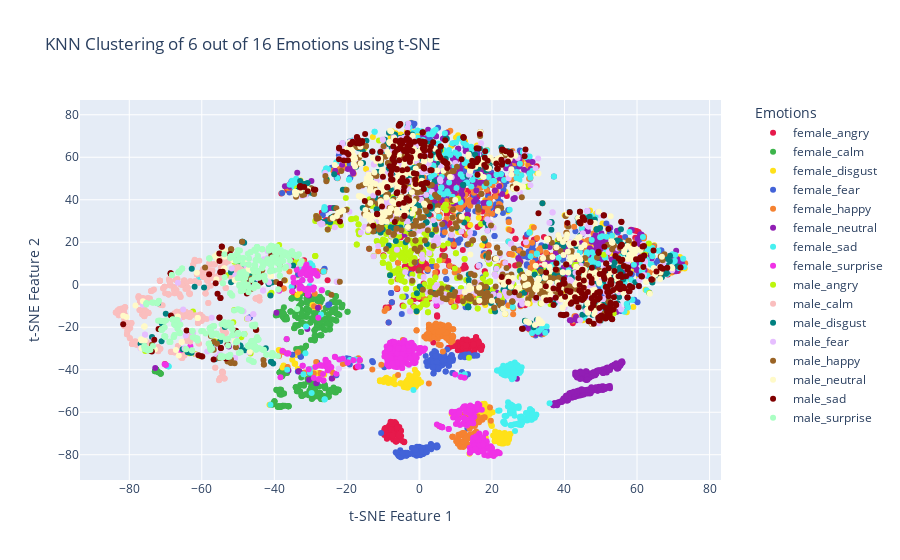

Notebook cell for this chart:
### Code cell
import plotly.graph_objects as go
import numpy as np

class_labels = [
    'female_angry', 'female_calm', 'female_disgust', 'female_fear', 
    'female_happy', 'female_neutral', 'female_sad', 'female_surprise', 
    'male_angry', 'male_calm', 'male_disgust', 'male_fear', 
    'male_happy', 'male_neutral', 'male_sad', 'male_surprise'
]

distinct_colors = [
    '#e6194b', '#3cb44b', '#ffe119', '#4363d8', '#f58231', '#911eb4', '#46f0f0', 
    '#f032e6', '#bcf60c', '#fabebe', '#008080', '#e6beff', '#9a6324', '#fffac8', 
    '#800000', '#aaffc3'
]

# Apply t-SNE to the test set to reduce dimensions to 2D for visualization
tsne = TSNE(n_components=2, random_state=42)
X_test_tsne = tsne.fit_transform(X_test_merged)

# Convert class labels from numeric to string for hover info
labels_str = np.array(class_labels)[y_pred_merged_m.astype(int)]

fig = go.Figure()

# Add traces for each unique label in 'y_pred_merged_m'
for i, color in zip(np.unique(y_pred_merged_m), distinct_colors):
    # Filter data points by current label 'i'
    tsne_filtered = X_test_tsne[y_pred_merged_m == i, :]
    hover_text = labels_str[y_pred_merged_m == i]
    
    fig.add_trace(go.Scatter(x=tsne_filtered[:, 0], y=tsne_filtered[:, 1],
                             mode='markers',
                             marker=dict(color=color),
                             name=class_labels[i],
                             text=hover_text,
                             hoverinfo='text'))

# Update layout for better visualization
fig.update_layout(title='KNN Clustering of 6 out of 16 Emotions using t-SNE',
                  xaxis_title='t-SNE Feature 1',
                  yaxis_title='t-SNE Feature 2',
                  legend_title='Emotions',
                  legend=dict(yanchor="top", y=1, xanchor="left", x=1.05))

fig.show()

### Figure 1 — Plotly figure (JSON) as saved in the notebook; plotly's stock layout.template omitted (floating-point values rounded to 4 significant figures; data arrays with more than 128 entries replaced by an {"elided": "..."} marker saying what was removed)
{"data": [{"hoverinfo": "text", "marker": {"color": "#e6194b"}, "mode": "markers", "name": "female_angry", "text": {"elided": "395 str values"}, "type": "scatter", "x": {"elided": "395 float values"}, "y": {"elided": "395 float values"}}, {"hoverinfo": "text", "marker": {"color": "#3cb44b"}, "mode": "markers", "name": "female_calm", "text": {"elided": "458 str values"}, "type": "scatter", "x": {"elided": "458 float values"}, "y": {"elided": "458 float values"}}, {"hoverinfo": "text", "marker": {"color": "#ffe119"}, "mode": "markers", "name": "female_disgust", "text": {"elided": "386 str values"}, "type": "scatter", "x": {"elided": "386 float values"}, "y": {"elided": "386 float values"}}, {"hoverinfo": "text", "marker": {"color": "#4363d8"}, "mode": "markers", "name": "female_fear", "text": {"elided": "423 str values"}, "type": "scatter", "x": {"elided": "423 float values"}, "y": {"elided": "423 float values"}}, {"hoverinfo": "text", "marker": {"color": "#f58231"}, "mode": "markers", "name": "female_happy", "text": {"elided": "393 str values"}, "type": "scatter", "x": {"elided": "393 float values"}, "y": {"elided": "393 float values"}}, {"hoverinfo": "text", "marker": {"color": "#911eb4"}, "mode": "markers", "name": "female_neutral", "text": {"elided": "513 str values"}, "type": "scatter", "x": {"elided": "513 float values"}, "y": {"elided": "513 float values"}}, {"hoverinfo": "text", "marker": {"color": "#46f0f0"}, "mode": "markers", "name": "female_sad", "text": {"elided": "421 str values"}, "type": "scatter", "x": {"elided": "421 float values"}, "y": {"elided": "421 float values"}}, {"hoverinfo": "text", "marker": {"color": "#f032e6"}, "mode": "markers", "name": "female_surprise", "text": {"elided": "445 str values"}, "type": "scatter", "x": {"elided": "445 float values"}, "y": {"elided": "445 float values"}}, {"hoverinfo": "text", "marker": {"color": "#bcf60c"}, "mode": "markers", "name": "male_angry", "text": {"elided": "430 str values"}, "type": "scatter", "x": {"elided": "430 float values"}, "y": {"elided": "430 float values"}}, {"hoverinfo": "text", "marker": {"color": "#fabebe"}, "mode": "markers", "name": "male_calm", "text": {"elided": "443 str values"}, "type": "scatter", "x": {"elided": "443 float values"}, "y": {"elided": "443 float values"}}, {"hoverinfo": "text", "marker": {"color": "#008080"}, "mode": "markers", "name": "male_disgust", "text": {"elided": "459 str values"}, "type": "scatter", "x": {"elided": "459 float values"}, "y": {"elided": "459 float values"}}, {"hoverinfo": "text", "marker": {"color": "#e6beff"}, "mode": "markers", "name": "male_fear", "text": {"elided": "414 str values"}, "type": "scatter", "x": {"elided": "414 float values"}, "y": {"elided": "414 float values"}}, {"hoverinfo": "text", "marker": {"color": "#9a6324"}, "mode": "markers", "name": "male_happy", "text": {"elided": "417 str values"}, "type": "scatter", "x": {"elided": "417 float values"}, "y": {"elided": "417 float values"}}, {"hoverinfo": "text", "marker": {"color": "#fffac8"}, "mode": "markers", "name": "male_neutral", "text": {"elided": "504 str values"}, "type": "scatter", "x": {"elided": "504 float values"}, "y": {"elided": "504 float values"}}, {"hoverinfo": "text", "marker": {"color": "#800000"}, "mode": "markers", "name": "male_sad", "text": {"elided": "431 str values"}, "type": "scatter", "x": {"elided": "431 float values"}, "y": {"elided": "431 float values"}}, {"hoverinfo": "text", "marker": {"color": "#aaffc3"}, "mode": "markers", "name": "male_surprise", "text": {"elided": "483 str values"}, "type": "scatter", "x": {"elided": "483 float values"}, "y": {"elided": "483 float values"}}], "layout": {"legend": {"title": {"text": "Emotions"}, "x": 1.05, "xanchor": "left", "y": 1, "yanchor": "top"}, "title": {"text": "KNN Clustering of 6 out of 16 Emotions using t-SNE"}, "xaxis": {"title": {"text": "t-SNE Feature 1"}}, "yaxis": {"title": {"text": "t-SNE Feature 2"}}}}
